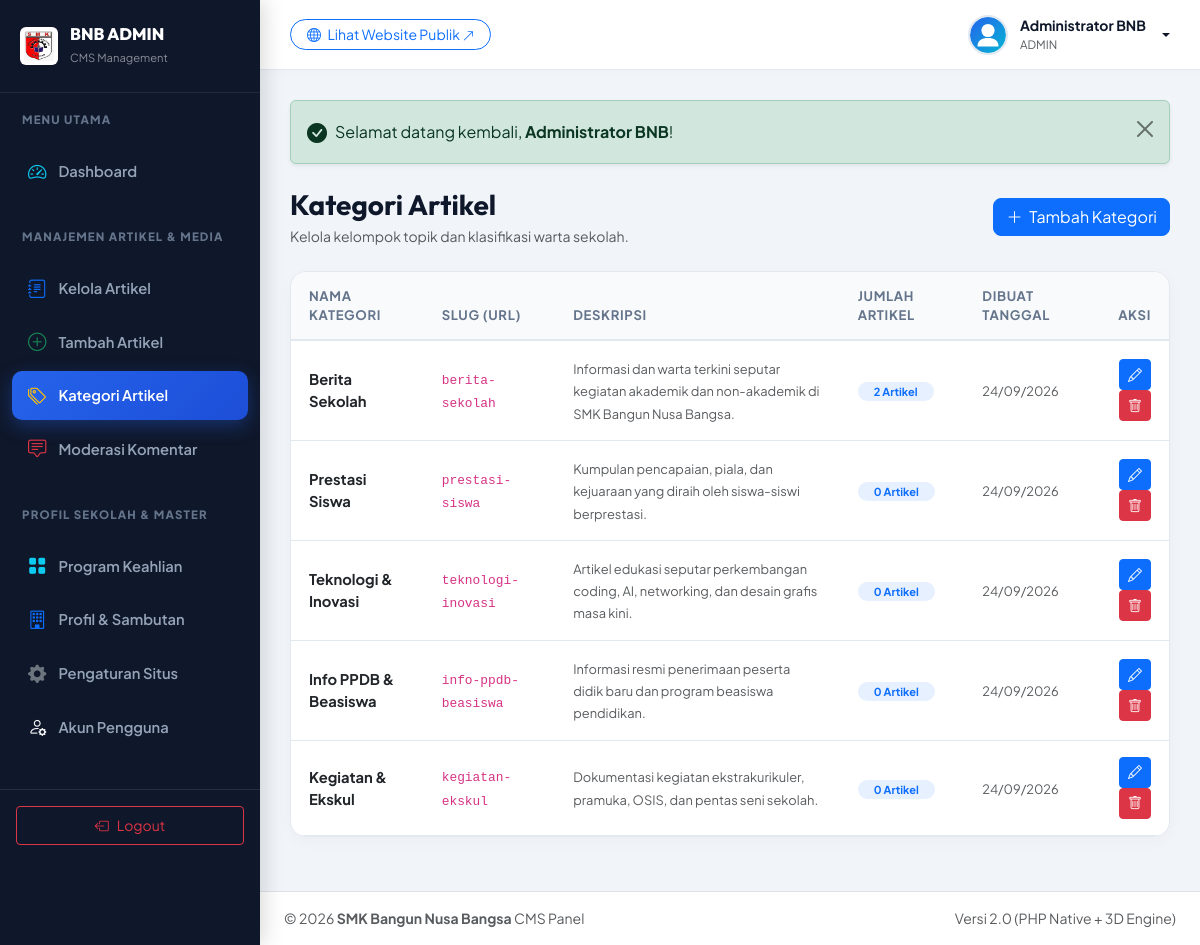
The app's page /admin/kategori.php (signed in) with its own data.
### tables this page shows
CREATE TABLE IF NOT EXISTS `users` (
  `id` INT AUTO_INCREMENT PRIMARY KEY,
  `username` VARCHAR(50) NOT NULL UNIQUE,
  `password` VARCHAR(255) NOT NULL,
  `nama_lengkap` VARCHAR(100) NOT NULL,
  `email` VARCHAR(100) NOT NULL,
  `role` ENUM('admin', 'editor') DEFAULT 'admin',
  `foto` VARCHAR(255) DEFAULT 'default-avatar.png',
  `created_at` DATETIME DEFAULT CURRENT_TIMESTAMP
);

CREATE TABLE IF NOT EXISTS `categories` (
  `id` INT AUTO_INCREMENT PRIMARY KEY,
  `nama_kategori` VARCHAR(100) NOT NULL,
  `slug` VARCHAR(120) NOT NULL UNIQUE,
  `deskripsi` TEXT NULL,
  `created_at` DATETIME DEFAULT CURRENT_TIMESTAMP
);

CREATE TABLE IF NOT EXISTS `school_profile` (
  `id` INT AUTO_INCREMENT PRIMARY KEY,
  `nama_sekolah` VARCHAR(150) NOT NULL DEFAULT 'SMK Bangun Nusa Bangsa',
  `slogan` VARCHAR(255) NOT NULL DEFAULT 'Mencetak Generasi Unggul, Terampil, Berkarakter & Siap Kerja',
  `sambutan_kepsek` TEXT NOT NULL,
  `nama_kepsek` VARCHAR(100) NOT NULL DEFAULT 'Drs. H. Mulyadi, M.Kom',
  `foto_kepsek` VARCHAR(255) DEFAULT 'kepsek.jpg',
  `sejarah` LONGTEXT NOT NULL,
  `visi` TEXT NOT NULL,
  `misi` TEXT NOT NULL,
  `alamat` TEXT NOT NULL,
  `email` VARCHAR(100) NOT NULL,
  `telepon` VARCHAR(50) NOT NULL,
  `whatsapp` VARCHAR(50) NOT NULL,
  `maps_embed` TEXT NULL,
  `facebook` VARCHAR(255) NULL,
  `instagram` VARCHAR(255) NULL,
  `youtube` VARCHAR(255) NULL
);

### admin/kategori.php (the view, shortened to what this page needs)
<?php
require_once __DIR__ . '/includes/header.php';
$pdo = getDBConnection();
$categories = $pdo->query("
  SELECT c.*, (SELECT COUNT(*) FROM articles a WHERE a.category_id = c.id) AS total_art
  FROM categories c
  ORDER BY c.created_at DESC
")->fetchAll();
?>
<div class="d-flex flex-wrap justify-content-between align-items-center mb-4">
  <div>
    <h3 class="fw-bold mb-1">Kategori Artikel</h3>
    <p class="text-muted small mb-0">Kelola kelompok topik dan klasifikasi warta sekolah.</p>
  </div>
  <button class="btn btn-primary rounded-3" data-bs-toggle="modal" data-bs-target="#addCatModal">
    <i class="bi bi-plus-lg me-1"></i> Tambah Kategori
  </button>
</div>
<div class="admin-card">
  <div class="table-responsive">
    <table class="table table-custom mb-0">
      <thead>
        <tr>
          <th>Nama Kategori</th>
          <th>Slug (URL)</th>
          <th>Deskripsi</th>
          <th>Jumlah Artikel</th>
          <th>Dibuat Tanggal</th>
          <th class="text-end">Aksi</th>
        </tr>
      </thead>
      <tbody>
        <?php if (empty($categories)): ?>
          <tr><td colspan="6" class="text-center py-4 text-muted">Belum ada kategori.</td></tr>
        <?php else: ?>
          <?php foreach ($categories as $c): ?>
            <tr>
              <td><strong class="text-dark"><?= htmlspecialchars($c['nama_kategori']) ?></strong></td>
              <td><code><?= htmlspecialchars($c['slug']) ?></code></td>
              <td><small class="text-muted"><?= htmlspecialchars($c['deskripsi'] ?: '-') ?></small></td>
              <td>
                <span class="badge bg-primary bg-opacity-10 text-primary px-3 py-1 rounded-pill">
                  <?= $c['total_art'] ?> Artikel
                </span>
              </td>
              <td><small class="text-muted"><?= date('d/m/Y', strtotime($c['created_at'])) ?></small></td>
              <td class="text-end">
                <button class="btn btn-sm btn-primary py-1 px-2" data-bs-toggle="modal" data-bs-target="#editModal<?= $c['id'] ?>" title="Edit">
                  <i class="bi bi-pencil"></i>
                </button>
                <a href="<?= $baseUrl ?>/admin/kategori.php?delete=<?= $c['id'] ?>"
                   data-item="kategori '<?= htmlspecialchars($c['nama_kategori']) ?>'"
                   class="btn btn-sm btn-danger btn-delete-confirm py-1 px-2" title="Hapus">
                  <i class="bi bi-trash"></i>
                </a>
              </td>
            </tr>
          <?php endforeach; ?>
        <?php endif; ?>
      </tbody>
    </table>
  </div>
</div>
<?php require_once __DIR__ . '/includes/footer.php'; ?>

### admin/includes/header.php (shortened to what this page needs)
<?php
require_once __DIR__ . '/../../config/functions.php';
$user = getAuthUser();
$school = getSchoolProfile();
$baseUrl = getBaseUrl();
$currentAdminPage = basename($_SERVER['PHP_SELF'], '.php');
?>
<!DOCTYPE html>
<html lang="id">
<head>
  <link href="https://cdn.jsdelivr.net/npm/bootstrap@5.3.3/dist/css/bootstrap.min.css" rel="stylesheet">
  <link rel="stylesheet" href="https://cdn.jsdelivr.net/npm/bootstrap-icons@1.11.3/font/bootstrap-icons.min.css">
  <link href="https://cdn.jsdelivr.net/npm/quill@2.0.2/dist/quill.snow.css" rel="stylesheet">
  <link rel="stylesheet" href="<?= $baseUrl ?>/assets/css/admin.css">
</head>
<body class="admin-body">
  <aside class="admin-sidebar">
    <a href="<?= $baseUrl ?>/admin/index.php" class="sidebar-brand">
      <img src="<?= $baseUrl ?>/assets/images/logo-smk.jpg" alt="Logo SMK" style="width: 38px; height: 38px; object-fit: contain;" class="rounded-2 p-1 bg-white shadow-sm">
      <div>
        <div style="font-family: 'Outfit'; font-weight: 800; font-size: 1.05rem; line-height: 1.2;">BNB ADMIN</div>
        <small class="text-white-50" style="font-size: 0.7rem;">CMS Management</small>
      </div>
    </a>
    <div class="sidebar-heading">Menu Utama</div>
    <ul class="sidebar-nav">
      <li class="nav-item">
        <a href="<?= $baseUrl ?>/admin/index.php" class="nav-link <?= $currentAdminPage === 'index' ? 'active' : '' ?>">
          <i class="bi bi-speedometer2 text-info"></i>
          <span>Dashboard</span>
        </a>
      </li>
    </ul>
    <div class="sidebar-heading">Manajemen Artikel &amp; Media</div>
    <ul class="sidebar-nav">
      <li class="nav-item">
        <a href="<?= $baseUrl ?>/admin/artikel.php" class="nav-link <?= in_array($currentAdminPage, ['artikel', 'artikel-edit']) ? 'active' : '' ?>">
          <i class="bi bi-journal-text text-primary"></i>
          <span>Kelola Artikel</span>
        </a>
      </li>
      <li class="nav-item">
        <a href="<?= $baseUrl ?>/admin/artikel-tambah.php" class="nav-link <?= $currentAdminPage === 'artikel-tambah' ? 'active' : '' ?>">
          <i class="bi bi-plus-circle text-success"></i>
          <span>Tambah Artikel</span>
        </a>
      </li>
      <li class="nav-item">
        <a href="<?= $baseUrl ?>/admin/kategori.php" class="nav-link <?= $currentAdminPage === 'kategori' ? 'active' : '' ?>">
          <i class="bi bi-tags text-warning"></i>
          <span>Kategori Artikel</span>
        </a>
      </li>
      <li class="nav-item">
        <a href="<?= $baseUrl ?>/admin/komentar.php" class="nav-link <?= $currentAdminPage === 'komentar' ? 'active' : '' ?>">
          <i class="bi bi-chat-square-text text-danger"></i>
          <span>Moderasi Komentar</span>
        </a>
      </li>
    </ul>
    <div class="sidebar-heading">Profil Sekolah &amp; Master</div>
    <ul class="sidebar-nav">
      <li class="nav-item">
        <a href="<?= $baseUrl ?>/admin/jurusan.php" class="nav-link <?= $currentAdminPage === 'jurusan' ? 'active' : '' ?>">
          <i class="bi bi-grid-fill text-info"></i>
          <span>Program Keahlian</span>
        </a>
      </li>
      <li class="nav-item">
        <a href="<?= $baseUrl ?>/admin/profil-sekolah.php" class="nav-link <?= $currentAdminPage === 'profil-sekolah' ? 'active' : '' ?>">
          <i class="bi bi-building text-primary"></i>
          <span>Profil &amp; Sambutan</span>
        </a>
      </li>
      <li class="nav-item">
        <a href="<?= $baseUrl ?>/admin/pengaturan.php" class="nav-link <?= $currentAdminPage === 'pengaturan' ? 'active' : '' ?>">
          <i class="bi bi-gear-fill text-secondary"></i>
          <span>Pengaturan Situs</span>
        </a>
      </li>
      <li class="nav-item">
        <a href="<?= $baseUrl ?>/admin/users.php" class="nav-link <?= $currentAdminPage === 'users' ? 'active' : '' ?>">
          <i class="bi bi-person-gear text-light"></i>
          <span>Akun Pengguna</span>
        </a>
      </li>
    </ul>
    <div class="p-3 mt-4 border-top border-secondary border-opacity-25">
      <a href="<?= $baseUrl ?>/logout.php" class="btn btn-outline-danger btn-sm w-100 py-2 d-flex align-items-center justify-content-center gap-2">
        <i class="bi bi-box-arrow-left"></i> Logout
      </a>
    </div>
  </aside>
  <div class="admin-main">
    <header class="admin-topbar">
      <div class="d-flex align-items-center gap-3">
        <a href="<?= $baseUrl ?>/index.php" target="_blank" class="btn btn-sm btn-outline-primary rounded-pill px-3">
          <i class="bi bi-globe me-1"></i> Lihat Website Publik <i class="bi bi-arrow-up-right small"></i>
        </a>
      </div>
      <div class="d-flex align-items-center gap-3">
        <div class="dropdown">
          <a href="#" class="admin-user-menu dropdown-toggle" data-bs-toggle="dropdown" aria-expanded="false">
            <img src="<?= getImageUrl($user['foto'] ?? 'admin.png', 'default-avatar.svg') ?>" alt="Admin" class="admin-avatar">
            <div class="d-none d-md-block text-start">
              <div class="fw-bold small"><?= htmlspecialchars($user['nama_lengkap']) ?></div>
              <div class="text-muted" style="font-size: 0.72rem; text-transform: uppercase;"><?= htmlspecialchars($user['role']) ?></div>
            </div>
          </a>
        </div>
      </div>
    </header>
    <main class="admin-content">

### admin/includes/footer.php (shortened to what this page needs)
    </main>
    <footer class="py-3 px-4 bg-white border-top text-muted small text-center text-md-start d-flex justify-content-between">
      <div>&copy; <?= date('Y') ?> <strong><?= htmlspecialchars($school['nama_sekolah']) ?></strong> CMS Panel</div>
      <div class="d-none d-md-block">Versi 2.0 (PHP Native + 3D Engine)</div>
    </footer>
  </div>
</body>
</html>

### assets/css/admin.css (style rules this page uses)
:root { --admin-sidebar-w: 260px; --admin-bg: #f1f5f9; --admin-dark: #0f172a; --admin-card: #ffffff; --admin-primary: #2563eb; --admin-secondary: #06b6d4; --admin-success: #10b981; --admin-warning: #f59e0b; --admin-danger: #ef4444; --admin-border: #e2e8f0; }
body.admin-body { font-family: 'Plus Jakarta Sans', sans-serif; background-color: var(--admin-bg); color: #334155; overflow-x: hidden; }
h1, h2, h3, h4, h5, h6 { font-family: 'Outfit', sans-serif; font-weight: 700; color: var(--admin-dark); }
.admin-sidebar { position: fixed; top: 0; left: 0; bottom: 0; width: var(--admin-sidebar-w); background: #0f172a; color: #94a3b8; z-index: 1000; overflow-y: auto; transition: all 0.3s cubic-bezier(0.16, 1, 0.3, 1); box-shadow: 4px 0 20px rgba(0, 0, 0, 0.15); }
.sidebar-brand { padding: 24px 20px; display: flex; align-items: center; gap: 12px; border-bottom: 1px solid rgba(255, 255, 255, 0.08); color: #ffffff; text-decoration: none; }
.sidebar-heading { font-size: 0.72rem; font-weight: 800; letter-spacing: 0.1em; text-transform: uppercase; color: #64748b; padding: 18px 22px 8px; }
.sidebar-nav { list-style: none; padding: 10px 12px; margin: 0; }
.sidebar-nav .nav-item { margin-bottom: 4px; }
.sidebar-nav .nav-link { display: flex; align-items: center; gap: 12px; padding: 11px 16px; color: #94a3b8; font-weight: 600; font-size: 0.92rem; border-radius: 10px; transition: all 0.2s ease; text-decoration: none; }
.sidebar-nav .nav-link i { font-size: 1.15rem; }
.sidebar-nav .nav-link.active { background: linear-gradient(135deg, #2563eb, #1d4ed8); color: #ffffff; box-shadow: 0 6px 18px rgba(37, 99, 235, 0.35); }
.admin-main { margin-left: var(--admin-sidebar-w); min-height: 100vh; display: flex; flex-direction: column; transition: all 0.3s cubic-bezier(0.16, 1, 0.3, 1); }
.admin-topbar { height: 70px; background: #ffffff; border-bottom: 1px solid var(--admin-border); padding: 0 30px; display: flex; align-items: center; justify-content: space-between; box-shadow: 0 2px 10px rgba(0, 0, 0, 0.02); position: sticky; top: 0; z-index: 900; }
.admin-user-menu { display: flex; align-items: center; gap: 12px; text-decoration: none; color: var(--admin-dark); }
.admin-avatar { width: 40px; height: 40px; border-radius: 50%; object-fit: cover; border: 2px solid #e2e8f0; }
.admin-content { padding: 30px; flex-grow: 1; }
.admin-card { background: #ffffff; border-radius: 16px; border: 1px solid var(--admin-border); box-shadow: 0 4px 15px rgba(0, 0, 0, 0.03); margin-bottom: 24px; overflow: hidden; }
.table-custom { vertical-align: middle; }
.table-custom thead th { background: #f8fafc; font-weight: 700; font-size: 0.82rem; text-transform: uppercase; letter-spacing: 0.05em; color: #64748b; padding: 14px 18px; border-bottom: 2px solid var(--admin-border); }
.table-custom tbody td { padding: 16px 18px; border-bottom: 1px solid var(--admin-border); font-size: 0.92rem; }

### records on screen
users: nama_lengkap "Administrator BNB", role "ADMIN"
categories: nama_kategori "Berita Sekolah", slug "berita-sekolah", deskripsi "Informasi dan warta terkini seputar kegiatan akademik dan non-akademik di SMK Bangun Nusa Bangsa.", total_art "2", created_at "24/09/2026"
categories: nama_kategori "Prestasi Siswa", slug "prestasi-siswa", deskripsi "Kumpulan pencapaian, piala, dan kejuaraan yang diraih oleh siswa-siswi berprestasi.", total_art "0", created_at "24/09/2026"
categories: nama_kategori "Teknologi & Inovasi", slug "teknologi-inovasi", deskripsi "Artikel edukasi seputar perkembangan coding, AI, networking, dan desain grafis masa kini.", total_art "0", created_at "24/09/2026"
categories: nama_kategori "Info PPDB & Beasiswa", slug "info-ppdb-beasiswa", deskripsi "Informasi resmi penerimaan peserta didik baru dan program beasiswa pendidikan.", total_art "0", created_at "24/09/2026"
categories: nama_kategori "Kegiatan & Ekskul", slug "kegiatan-ekskul", deskripsi "Dokumentasi kegiatan ekstrakurikuler, pramuka, OSIS, dan pentas seni sekolah.", total_art "0", created_at "24/09/2026"
school_profile: nama_sekolah "SMK Bangun Nusa Bangsa"

### other values on screen
$message "Selamat datang kembali, Administrator BNB !"
